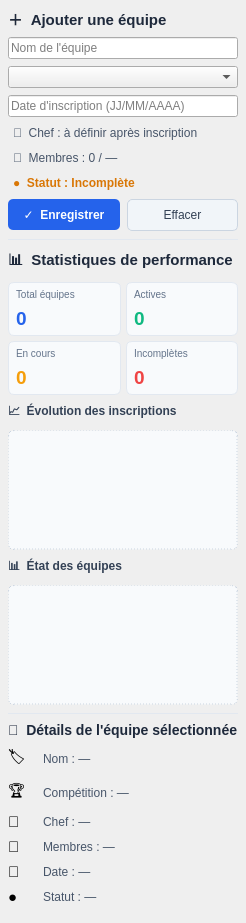
                 <widget class="QWidget" name="contenuPanneauDroitEquipe">
                  <layout class="QVBoxLayout" name="layoutPanneauDroitEquipe">
                   <property name="spacing">
                    <number>7</number>
                   </property>
                   <property name="leftMargin">
                    <number>8</number>
                   </property>
                   <property name="topMargin">
                    <number>7</number>
                   </property>
                   <property name="rightMargin">
                    <number>8</number>
                   </property>
                   <property name="bottomMargin">
                    <number>7</number>
                   </property>
                   <item>
                    <widget class="QLabel" name="lblTitreAjoutEquipe">
                     <property name="text">
                      <string>＋  Ajouter une équipe</string>
                     </property>
                     <property name="styleSheet">
                      <string notr="true">font-size:15px;font-weight:700;color:#1E293B;</string>
                     </property>
                    </widget>
                   </item>
                   <item>
                    <widget class="QLineEdit" name="editNomEquipe">
                     <property name="placeholderText">
                      <string>Nom de l'équipe</string>
                     </property>
                    </widget>
                   </item>
                   <item>
                    <widget class="QComboBox" name="comboNouvelleCompetitionEquipe">
                     <property name="placeholderText">
                      <string>Choisir une compétition</string>
                     </property>
                    </widget>
                   </item>
                   <item>
                    <widget class="QLineEdit" name="editDateEquipe">
                     <property name="placeholderText">
                      <string>Date d'inscription (JJ/MM/AAAA)</string>
                     </property>
                    </widget>
                   </item>
                   <item>
                    <widget class="QLabel" name="lblChefAjoutEquipe">
                     <property name="text">
                      <string>👑  Chef : à définir après inscription</string>
                     </property>
                     <property name="styleSheet">
                      <string notr="true">color:#475569;padding:2px;</string>
                     </property>
                    </widget>
                   </item>
                   <item>
                    <widget class="QLabel" name="lblMembresAjoutEquipe">
                     <property name="text">
                      <string>👥  Membres : 0 / —</string>
                     </property>
                     <property name="styleSheet">
                      <string notr="true">color:#475569;padding:2px;</string>
                     </property>
                    </widget>
                   </item>
                   <item>
                    <widget class="QLabel" name="lblStatutNouvelleEquipe">
                     <property name="text">
                      <string>●  Statut : Incomplète</string>
                     </property>
                     <property name="styleSheet">
                      <string notr="true">color:#D97706;font-weight:600;padding:2px;</string>
                     </property>
                    </widget>
                   </item>
                   <item>
                    <layout class="QHBoxLayout" name="layoutActionsAjoutEquipe">
                     <item>
                      <widget class="QPushButton" name="btnEnregistrerEquipe">
                       <property name="text">
                        <string>✓  Enregistrer</string>
                       </property>
                       <property name="styleSheet">
                        <string notr="true">QPushButton{background:#2563EB;color:white;font-weight:bold;padding:8px;border:0;border-radius:5px;} QPushButton:hover{background:#1D4ED8;}</string>
                       </property>
                       <property name="enabled">
                        <bool>false</bool>
                       </property>
                      </widget>
                     </item>
                     <item>
                      <widget class="QPushButton" name="btnEffacerEquipe">
                       <property name="text">
                        <string>Effacer</string>
                       </property>
                       <property name="styleSheet">
                        <string notr="true">QPushButton{background:#F1F5F9;color:#334155;padding:8px;border:1px solid #CBD5E1;border-radius:5px;}</string>
                       </property>
                      </widget>
                     </item>
                    </layout>
                   </item>
                   <item>
                    <widget class="QFrame" name="separateur1Equipe">
                     <property name="frameShape">
                      <enum>QFrame::HLine</enum>
                     </property>
                     <property name="styleSheet">
                      <string notr="true">color:#E2E8F0;</string>
                     </property>
                    </widget>
                   </item>
                   <item>
                    <widget class="QLabel" name="lblTitreStatsEquipe">
                     <property name="text">
                      <string>📊  Statistiques de performance</string>
                     </property>
                     <property name="styleSheet">
                      <string notr="true">font-size:15px;font-weight:700;color:#1E293B;</string>
                     </property>
                    </widget>
                   </item>
                   <item>
                    <layout class="QGridLayout" name="grilleStatsEquipe">
                     <property name="spacing">
                      <number>5</number>
                     </property>
                     <item row="0" column="0">
                      <widget class="QFrame" name="carteStatTotalEquipe">
                       <property name="styleSheet">
                        <string notr="true">QFrame{background:#F8FAFC;border:1px solid #E2E8F0;border-radius:6px;}</string>
                       </property>
                       <layout class="QVBoxLayout" name="layoutStatTotalEquipe">
                        <property name="leftMargin">
                         <number>7</number>
                        </property>
                        <property name="topMargin">
                         <number>5</number>
                        </property>
                        <property name="rightMargin">
                         <number>7</number>
                        </property>
                        <property name="bottomMargin">
                         <number>5</number>
                        </property>
                        <item>
                         <widget class="QLabel" name="lblTitreStatTotalEquipe">
                          <property name="text">
                           <string>Total équipes</string>
                          </property>
                          <property name="styleSheet">
                           <string notr="true">color:#64748B;font-size:10px;border:0;</string>
                          </property>
                         </widget>
                        </item>
                        <item>
                         <widget class="QLabel" name="lblStatTotalEquipe">
                          <property name="text">
                           <string>0</string>
                          </property>
                          <property name="styleSheet">
                           <string notr="true">color:#2563EB;font-size:19px;font-weight:700;border:0;</string>
                          </property>
                         </widget>
                        </item>
                       </layout>
                      </widget>
                     </item>
                     <item row="0" column="1">
                      <widget class="QFrame" name="carteStatActivesEquipe">
                       <property name="styleSheet">
                        <string notr="true">QFrame{background:#F8FAFC;border:1px solid #E2E8F0;border-radius:6px;}</string>
                       </property>
                       <layout class="QVBoxLayout" name="layoutStatActivesEquipe">
                        <property name="leftMargin">
                         <number>7</number>
                        </property>
                        <property name="topMargin">
                         <number>5</number>
                        </property>
                        <property name="rightMargin">
                         <number>7</number>
                        </property>
                        <property name="bottomMargin">
                         <number>5</number>
                        </property>
                        <item>
                         <widget class="QLabel" name="lblTitreStatActivesEquipe">
                          <property name="text">
                           <string>Actives</string>
                          </property>
                          <property name="styleSheet">
                           <string notr="true">color:#64748B;font-size:10px;border:0;</string>
                          </property>
                         </widget>
                        </item>
                        <item>
                         <widget class="QLabel" name="lblStatActivesEquipe">
                          <property name="text">
                           <string>0</string>
                          </property>
                          <property name="styleSheet">
                           <string notr="true">color:#10B981;font-size:19px;font-weight:700;border:0;</string>
                          </property>
                         </widget>
                        </item>
                       </layout>
                      </widget>
                     </item>
                     <item row="1" column="0">
                      <widget class="QFrame" name="carteStatCoursEquipe">
                       <property name="styleSheet">
                        <string notr="true">QFrame{background:#F8FAFC;border:1px solid #E2E8F0;border-radius:6px;}</string>
                       </property>
                       <layout class="QVBoxLayout" name="layoutStatCoursEquipe">
                        <property name="leftMargin">
                         <number>7</number>
                        </property>
                        <property name="topMargin">
                         <number>5</number>
                        </property>
                        <property name="rightMargin">
                         <number>7</number>
                        </property>
                        <property name="bottomMargin">
                         <number>5</number>
                        </property>
                        <item>
                         <widget class="QLabel" name="lblTitreStatCoursEquipe">
                          <property name="text">
                           <string>En cours</string>
                          </property>
                          <property name="styleSheet">
                           <string notr="true">color:#64748B;font-size:10px;border:0;</string>
                          </property>
                         </widget>
                        </item>
                        <item>
                         <widget class="QLabel" name="lblStatCoursEquipe">
                          <property name="text">
                           <string>0</string>
                          </property>
                          <property name="styleSheet">
                           <string notr="true">color:#F59E0B;font-size:19px;font-weight:700;border:0;</string>
                          </property>
                         </widget>
                        </item>
                       </layout>
                      </widget>
                     </item>
                     <item row="1" column="1">
                      <widget class="QFrame" name="carteStatIncompletesEquipe">
                       <property name="styleSheet">
                        <string notr="true">QFrame{background:#F8FAFC;border:1px solid #E2E8F0;border-radius:6px;}</string>
                       </property>
                       <layout class="QVBoxLayout" name="layoutStatIncompletesEquipe">
                        <property name="leftMargin">
                         <number>7</number>
                        </property>
                        <property name="topMargin">
                         <number>5</number>
                        </property>
                        <property name="rightMargin">
                         <number>7</number>
                        </property>
                        <property name="bottomMargin">
                         <number>5</number>
                        </property>
                        <item>
                         <widget class="QLabel" name="lblTitreStatIncompletesEquipe">
                          <property name="text">
                           <string>Incomplètes</string>
                          </property>
                          <property name="styleSheet">
                           <string notr="true">color:#64748B;font-size:10px;border:0;</string>
                          </property>
                         </widget>
                        </item>
                        <item>
                         <widget class="QLabel" name="lblStatIncompletesEquipe">
                          <property name="text">
                           <string>0</string>
                          </property>
                          <property name="styleSheet">
                           <string notr="true">color:#EF4444;font-size:19px;font-weight:700;border:0;</string>
                          </property>
                         </widget>
                        </item>
                       </layout>
                      </widget>
                     </item>
                    </layout>
                   </item>
                   <item>
                    <widget class="QLabel" name="lblTitreCourbeEquipe">
                     <property name="text">
                      <string>📈  Évolution des inscriptions</string>
                     </property>
                     <property name="styleSheet">
                      <string notr="true">font-weight:600;color:#334155;</string>
                     </property>
                    </widget>
                   </item>
                   <item>
                    <widget class="QFrame" name="zoneCourbeEquipe">
                     <property name="minimumSize">
                      <size>
                       <width>0</width>
                       <height>120</height>
                      </size>
                     </property>
                     <property name="styleSheet">
                      <string notr="true">QFrame{background:#F8FAFC;border:1px dashed #CBD5E1;border-radius:6px;}</string>
                     </property>
                    </widget>
                   </item>
                   <item>
                    <widget class="QLabel" name="lblTitreBarresEquipe">
                     <property name="text">
                      <string>📊  État des équipes</string>
                     </property>
                     <property name="styleSheet">
                      <string notr="true">font-weight:600;color:#334155;</string>
                     </property>
                    </widget>
                   </item>
                   <item>
                    <widget class="QFrame" name="zoneBarresEquipe">
                     <property name="minimumSize">
                      <size>
                       <width>0</width>
                       <height>120</height>
                      </size>
                     </property>
                     <property name="styleSheet">
                      <string notr="true">QFrame{background:#F8FAFC;border:1px dashed #CBD5E1;border-radius:6px;}</string>
                     </property>
                    </widget>
                   </item>
                   <item>
                    <widget class="QFrame" name="separateur2Equipe">
                     <property name="frameShape">
                      <enum>QFrame::HLine</enum>
                     </property>
                     <property name="styleSheet">
                      <string notr="true">color:#E2E8F0;</string>
                     </property>
                    </widget>
                   </item>
                   <item>
                    <widget class="QLabel" name="lblTitreDetailsEquipe">
                     <property name="text">
                      <string>🔎  Détails de l'équipe sélectionnée</string>
                     </property>
                     <property name="styleSheet">
                      <string notr="true">font-size:14px;font-weight:700;color:#1E293B;</string>
                     </property>
                    </widget>
                   </item>
                   <item>
                    <layout class="QHBoxLayout" name="layoutDetailNomEquipe">
                     <item>
                      <widget class="QLabel" name="icoDetailNomEquipe">
                       <property name="text">
                        <string>🏷️</string>
                       </property>
                       <property name="styleSheet">
                        <string notr="true">font-size:15px;</string>
                       </property>
                       <property name="minimumSize">
                        <size>
                         <width>23</width>
                         <height>0</height>
                        </size>
                       </property>
                       <property name="maximumSize">
                        <size>
                         <width>23</width>
                         <height>16777215</height>
                        </size>
                       </property>
                      </widget>
                     </item>
                     <item>
                      <widget class="QLabel" name="lblDetailNomEquipe">
                       <property name="text">
                        <string>Nom : —</string>
                       </property>
                       <property name="styleSheet">
                        <string notr="true">color:#475569;padding:2px;</string>
                       </property>
                       <property name="wordWrap">
                        <bool>true</bool>
                       </property>
                      </widget>
                     </item>
                    </layout>
                   </item>
                   <item>
                    <layout class="QHBoxLayout" name="layoutDetailCompetitionEquipe">
                     <item>
                      <widget class="QLabel" name="icoDetailCompetitionEquipe">
                       <property name="text">
                        <string>🏆</string>
                       </property>
                       <property name="styleSheet">
                        <string notr="true">font-size:15px;</string>
                       </property>
                       <property name="minimumSize">
                        <size>
                         <width>23</width>
                         <height>0</height>
                        </size>
                       </property>
                       <property name="maximumSize">
                        <size>
                         <width>23</width>
                         <height>16777215</height>
                        </size>
                       </property>
                      </widget>
                     </item>
                     <item>
                      <widget class="QLabel" name="lblDetailCompetitionEquipe">
                       <property name="text">
                        <string>Compétition : —</string>
                       </property>
                       <property name="styleSheet">
                        <string notr="true">color:#475569;padding:2px;</string>
                       </property>
                       <property name="wordWrap">
                        <bool>true</bool>
                       </property>
                      </widget>
                     </item>
                    </layout>
                   </item>
                   <item>
                    <layout class="QHBoxLayout" name="layoutDetailChefEquipe">
                     <item>
                      <widget class="QLabel" name="icoDetailChefEquipe">
                       <property name="text">
                        <string>👑</string>
                       </property>
                       <property name="styleSheet">
                        <string notr="true">font-size:15px;</string>
                       </property>
                       <property name="minimumSize">
                        <size>
                         <width>23</width>
                         <height>0</height>
                        </size>
                       </property>
                       <property name="maximumSize">
                        <size>
                         <width>23</width>
                         <height>16777215</height>
                        </size>
                       </property>
                      </widget>
                     </item>
                     <item>
                      <widget class="QLabel" name="lblDetailChefEquipe">
                       <property name="text">
                        <string>Chef : —</string>
                       </property>
                       <property name="styleSheet">
                        <string notr="true">color:#475569;padding:2px;</string>
                       </property>
                       <property name="wordWrap">
                        <bool>true</bool>
                       </property>
                      </widget>
                     </item>
                    </layout>
                   </item>
                   <item>
                    <layout class="QHBoxLayout" name="layoutDetailMembresEquipe">
                     <item>
                      <widget class="QLabel" name="icoDetailMembresEquipe">
                       <property name="text">
                        <string>👥</string>
                       </property>
                       <property name="styleSheet">
                        <string notr="true">font-size:15px;</string>
                       </property>
                       <property name="minimumSize">
                        <size>
                         <width>23</width>
                         <height>0</height>
                        </size>
                       </property>
                       <property name="maximumSize">
                        <size>
                         <width>23</width>
                         <height>16777215</height>
                        </size>
                       </property>
                      </widget>
                     </item>
                     <item>
                      <widget class="QLabel" name="lblDetailMembresEquipe">
                       <property name="text">
                        <string>Membres : —</string>
                       </property>
                       <property name="styleSheet">
                        <string notr="true">color:#475569;padding:2px;</string>
                       </property>
                       <property name="wordWrap">
                        <bool>true</bool>
                       </property>
                      </widget>
                     </item>
                    </layout>
                   </item>
                   <item>
                    <layout class="QHBoxLayout" name="layoutDetailDateEquipe">
                     <item>
                      <widget class="QLabel" name="icoDetailDateEquipe">
                       <property name="text">
                        <string>📅</string>
                       </property>
                       <property name="styleSheet">
                        <string notr="true">font-size:15px;</string>
                       </property>
                       <property name="minimumSize">
                        <size>
                         <width>23</width>
                         <height>0</height>
                        </size>
                       </property>
                       <property name="maximumSize">
                        <size>
                         <width>23</width>
                         <height>16777215</height>
                        </size>
                       </property>
                      </widget>
                     </item>
                     <item>
                      <widget class="QLabel" name="lblDetailDateEquipe">
                       <property name="text">
                        <string>Date : —</string>
                       </property>
                       <property name="styleSheet">
                        <string notr="true">color:#475569;padding:2px;</string>
                       </property>
                       <property name="wordWrap">
                        <bool>true</bool>
                       </property>
                      </widget>
                     </item>
                    </layout>
                   </item>
                   <item>
                    <layout class="QHBoxLayout" name="layoutDetailStatutEquipe">
                     <item>
                      <widget class="QLabel" name="icoDetailStatutEquipe">
                       <property name="text">
                        <string>●</string>
                       </property>
                       <property name="styleSheet">
                        <string notr="true">font-size:15px;</string>
                       </property>
                       <property name="minimumSize">
                        <size>
                         <width>23</width>
                         <height>0</height>
                        </size>
                       </property>
                       <property name="maximumSize">
                        <size>
                         <width>23</width>
                         <height>16777215</height>
                        </size>
                       </property>
                      </widget>
                     </item>
                     <item>
                      <widget class="QLabel" name="lblDetailStatutEquipe">
                       <property name="text">
                        <string>Statut : —</string>
                       </property>
                       <property name="styleSheet">
                        <string notr="true">color:#475569;padding:2px;</string>
                       </property>
                       <property name="wordWrap">
                        <bool>true</bool>
                       </property>
                      </widget>
                     </item>
                    </layout>
                   </item>
                   <item>
                    <spacer name="espaceBasPanneauEquipe">
                     <property name="orientation">
                      <enum>Qt::Vertical</enum>
                     </property>
                     <property name="sizeHint" stdset="0">
                      <size>
                       <width>20</width>
                       <height>10</height>
                      </size>
                     </property>
                    </spacer>
                   </item>
                  </layout>
                 </widget>
